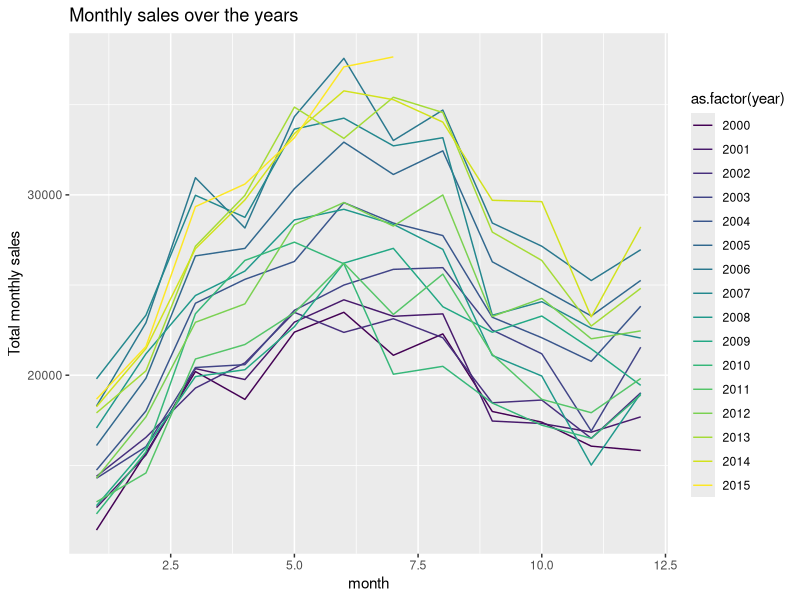
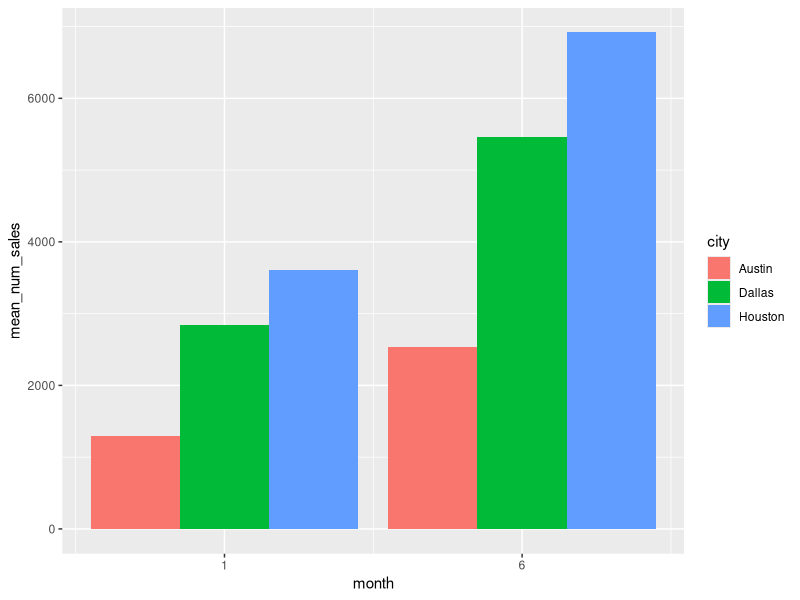

Write the R code that produced these figures, in order.
## ---- chunk 1
# The following code is a basic setup of options for your document
knitr::opts_chunk$set(echo = TRUE,
                      eval = TRUE, 
                      warning = TRUE,
                      message = FALSE,
                      fig.align = "center", 
                      R.options = list(max.print=50))

# Edit the file starting below

## ---- chunk 2
# Load a package
library(tidyverse)
## ---- chunk 3
# Take a look at the first few rows of the dataset
head(txhousing) 
## ---- chunk 4
# Dimensions and structure of the dataset
glimpse(txhousing) 
## ---- chunk 5
# Filter with multiple criteria
txhousing |>
  filter(city == "Austin", sales <= 1000)
## ---- chunk 6
# Filter to check missing values for one variable
txhousing |>
  # Use `is.na(variable)`
  filter(is.na(sales)) |>
  # Count the rows
  nrow()
## ---- chunk 7
# Write and submit code here!
txhousing |>
    filter(!is.na(sales), !is.na(volume)) |>
    nrow()
## ---- chunk 8
# Sort by median house price, least-to-greatest 
txhousing |>
  arrange(median) |>
  # Only see the first 6 rows (lowest median sale prices)
  head()
## ---- chunk 9
# Sort by median house price, least-to-greatest 
txhousing |>
  arrange(desc(median)) |>
  # Only see the first 6 rows (highest median sale prices)
  head()
## ---- chunk 10
# Select top rows (max values) for a variable
txhousing |> 
  # Use `top_n(number of rows, variables)`
  top_n(n = 4, sales)
## ---- chunk 11
# Select top percent of rows (max values) for a variable
txhousing |>
  # Use `slice_max(number of rows, variables)`
  slice_max(n = 4, sales)
## ---- chunk 12
# Select bottom rows (min values) for a variable
txhousing |> 
  # Use `top_n(-number of rows, variables)`
  top_n(n = -4, sales)
## ---- chunk 13
# Select top percent of rows (max values) for a variable
txhousing |>
  # Use slice_min(number of rows, variables)
  slice_min(n = 4, sales)
## ---- chunk 14
# Select top percent of rows (max values) for a variable
txhousing |>
  # Use `top_frac(proportion of rows, variables)`
  top_frac(n = 0.001, sales)

# Note: for the minimum values add `-` in front of the proportion
## ---- chunk 15
# Write and submit code here!   
txhousing |>
    slice_min(n = 5, median)
## ---- chunk 16
# Select to keep only some variables
txhousing |>
  # Only see 3 variables
  select(city, year, inventory) |>
  # Only see the first 6 rows
  head()
## ---- chunk 17
# Select to keep columns using indexes
txhousing |>
  select(1,2,8) |>
  head()
## ---- chunk 18
# Drop variables using "-"
txhousing |>
  # See all but 3 variables
  select(-city, -year, -inventory) |>
  head()
## ---- chunk 19
# Select and rename...
txhousing |>
  # Use `select()` to rename some variables new_name = old_name
  select(Location = city, 
         Calendar_Year = year, 
         Total_Listings = listings) |>
  head()
## ---- chunk 20
# or just use rename()
txhousing |> 
  rename(Location = city, 
         Calendar_Year = year, 
         Total_Listings = listings) |>
  head()
## ---- chunk 21
# Find the mean sale price per row
txhousing |> 
  mutate(mean_price = volume/sales)
## ---- chunk 22
# Write and submit code here!
txhousing |>
    mutate(mean_price = volume / sales, diff = median - mean_price)
## ---- chunk 23
# Find the mean inventory
txhousing |>
  summarize(mean_inventory = mean(inventory, na.rm = T)) # ignore NA values
## ---- chunk 24
# Add more summaries:
txhousing |>
            # the mean inventory
  summarize(mean_inventory = mean(inventory, na.rm = T), 
            # the median inventory
            median_inventory = median(inventory, na.rm = T),
            # the number of rows  
            n_rows = n(), # number of rows
            # the number of distinct cities in the dataset
            n_cities = n_distinct(city))
## ---- chunk 25
# Write and submit code here!
txhousing |>
    filter(city == 'Austin', year == '2009') |>
    summarize(total_num_sales = sum(sales, na.rm = TRUE),
              mean_num_sales = mean(sales, na.rm = TRUE))
## ---- chunk 26
# Find summaries by subgroups 
txhousing |>
  # Each year is a subgroup
  group_by(year) |> 
  # Create summaries for each subgroup
  summarize(total_sales = sum(sales, na.rm = TRUE), # total number of sales
            nb_rows = n()) # count how many rows in each subset 
## ---- chunk 27
# Stop grouping with ungroup()
txhousing |>
  # Each year is a subgroup
  group_by(year) |>
  # Create a summary for each subgroup
  summarize(nb_rows = n()) |>
  # Ungroup to consider all years again
  ungroup() |> 
  # Summarize over all the years: how many of these counts are distinct?
  summarize(n_distinct(nb_rows)) 
## ---- chunk 28
# Find summaries by subgroups 
txhousing |>
  # Each year/month is a subgroup
  group_by(year, month) |> 
  # Create summaries for each subgroup
  summarize(total_sales = sum(sales, na.rm = TRUE), # total number of sales
            nb_rows = n()) # count how many rows: what does this number correspond to?
## ---- chunk 29
# Let's add a ggplot after using some of the dplyr functions above!
txhousing |>
  group_by(year, month) |> 
  summarize(total_sales = sum(sales, na.rm = TRUE)) |>
  # Add a ggplot
  ggplot(aes(x = month, y = total_sales, color = as.factor(year))) + 
  geom_line() +
  # Change the color palette
  scale_color_ordinal() +
  # Add some labels
  labs(y = "Total monthly sales",
       title = "Monthly sales over the years")
## ---- chunk 30
# Write and submit code here!
txhousing |>
    filter(city == 'Austin' | city == 'Dallas' | city == 'Houston') |>
    group_by(city) |>
    summarize(n())
## ---- chunk 31
# Write and submit code here!
txhousing |>
    filter(city %in% c('Austin', 'Dallas', 'Houston'), month %in% c(1, 6)) |>
    group_by(city, month) |>
    summarize(mean_num_sales = mean(sales, na.rm = TRUE)) |>
    ggplot(aes(x = month, y = mean_num_sales, fill = city)) +
    geom_bar(stat = 'identity', position = 'dodge') +
    scale_x_continuous(breaks = c(1,6))
    labs(y = 'mean number of sales')
